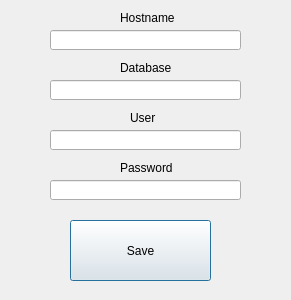
<?xml version="1.0" encoding="UTF-8"?>
<ui version="4.0">
 <class>Dialog</class>
 <widget class="QDialog" name="Dialog">
  <property name="geometry">
   <rect>
    <x>0</x>
    <y>0</y>
    <width>291</width>
    <height>300</height>
   </rect>
  </property>
  <property name="windowTitle">
   <string>Dialog</string>
  </property>
  <widget class="QLabel" name="label">
   <property name="geometry">
    <rect>
     <x>120</x>
     <y>10</y>
     <width>61</width>
     <height>16</height>
    </rect>
   </property>
   <property name="text">
    <string>Hostname</string>
   </property>
  </widget>
  <widget class="QLineEdit" name="hostNameEdit">
   <property name="geometry">
    <rect>
     <x>50</x>
     <y>30</y>
     <width>191</width>
     <height>20</height>
    </rect>
   </property>
  </widget>
  <widget class="QLineEdit" name="DatabaseNameEdit">
   <property name="geometry">
    <rect>
     <x>50</x>
     <y>80</y>
     <width>191</width>
     <height>20</height>
    </rect>
   </property>
  </widget>
  <widget class="QLabel" name="label_2">
   <property name="geometry">
    <rect>
     <x>120</x>
     <y>60</y>
     <width>61</width>
     <height>16</height>
    </rect>
   </property>
   <property name="text">
    <string>Database</string>
   </property>
  </widget>
  <widget class="QLineEdit" name="PasswordEdit">
   <property name="geometry">
    <rect>
     <x>50</x>
     <y>180</y>
     <width>191</width>
     <height>20</height>
    </rect>
   </property>
  </widget>
  <widget class="QLabel" name="label_3">
   <property name="geometry">
    <rect>
     <x>120</x>
     <y>160</y>
     <width>61</width>
     <height>16</height>
    </rect>
   </property>
   <property name="text">
    <string>Password</string>
   </property>
  </widget>
  <widget class="QLineEdit" name="UserNameEdit">
   <property name="geometry">
    <rect>
     <x>50</x>
     <y>130</y>
     <width>191</width>
     <height>20</height>
    </rect>
   </property>
  </widget>
  <widget class="QLabel" name="label_4">
   <property name="geometry">
    <rect>
     <x>130</x>
     <y>110</y>
     <width>61</width>
     <height>16</height>
    </rect>
   </property>
   <property name="text">
    <string>User</string>
   </property>
  </widget>
  <widget class="QPushButton" name="SaveButton">
   <property name="geometry">
    <rect>
     <x>70</x>
     <y>220</y>
     <width>141</width>
     <height>61</height>
    </rect>
   </property>
   <property name="text">
    <string>Save</string>
   </property>
  </widget>
 </widget>
 <resources/>
 <connections/>
</ui>
